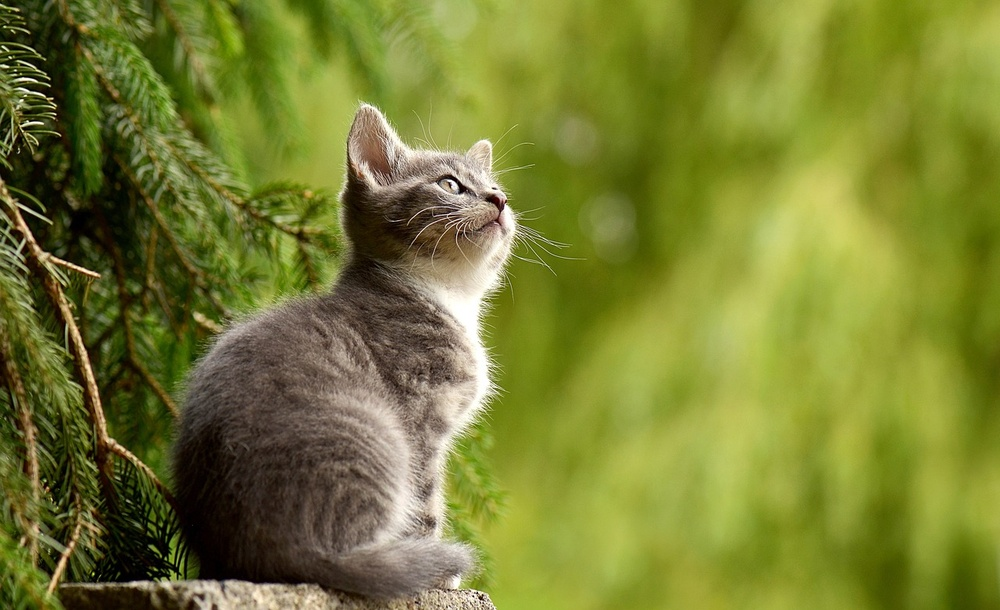
#> input picture p4/cat.jpg, 1000 x 610 px, shrunk from 1280 x 781 before the run, found by its file name
$ python main_p4_histogarmy_binaryzacja.py
#> lines starting #> are read from the running program, lines starting #| are printed output that depends on the picture; after the words box and inside, x2 and y2 are one past the last pixel; in counts of white or black regions, pixels touching at a corner belong together
import numpy as np
import cv2
from matplotlib import pyplot as plt

print(cv2.__version__)

# ========= zajecia 15.03 histogramy ======= p3 ======== PCPO_4.pdf
# Zalecane jest wykorzystanie funkcji OpenCV do wyznaczenia histogramu, gdyż jest ona około 40-krotnie szybsza

### Plotting Histograms Using Matplotlib (for one channel) in OpenCV
img_filepath = r"D:\SEMESTR6\PCPO\p2\cat.jpg"
img_filepath = r"C:\SEM6\PCPO\p4\cat.jpg"
img_grey = cv2.imread(img_filepath, 0)
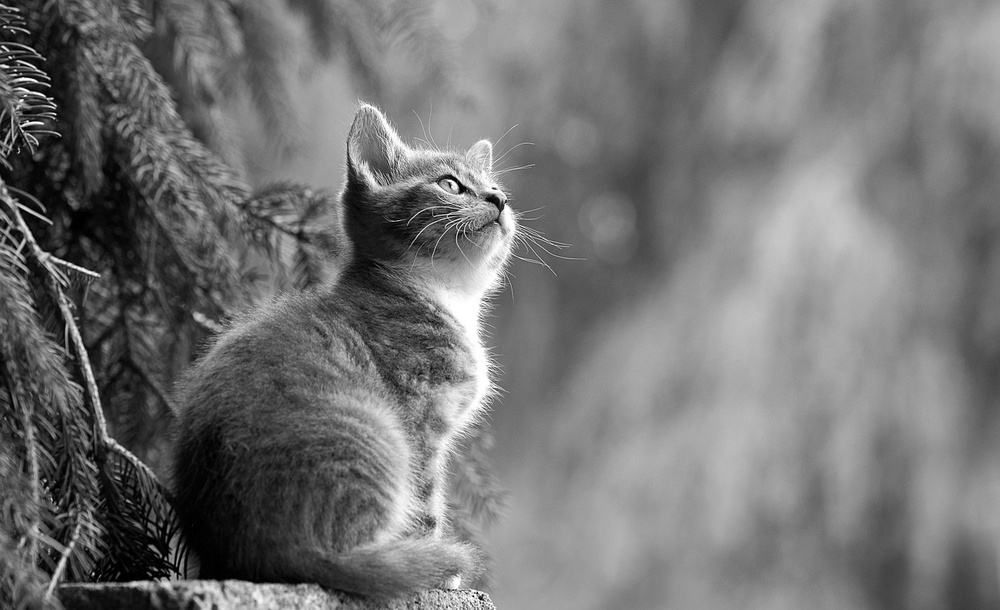
#> img_grey: shape (610, 1000); min 0, max 255, mean 115.2
img_color = cv2.imread(img_filepath, 1)
#> img_color is the input picture: shape (610, 1000, 3); mean B, G, R 49.8, 125.8, 119.2
# cv2.imshow("img_grey", img_grey)
cv2.imshow("img_color", img_color)
cv2.waitKey(0)
histogram = cv2.calcHist(
    [img_grey],  # Obraz wywoływany w twardych nawiasach [] - format: uint8 lub float32
    [0],  # Kanał, dla którego wyznaczany jest histogram, 0-blue, 1-green, 2-red
    None,  # Maska, gdy wyznaczony ma być histogram dla fragmentu
    [256],  # Wielkość histogramu
    [0, 256],  # Zakres wartości
)
#> histogram = 256 values, max 6817 at index 158, min 137 at index 245, mean 2382.8
plt.plot(histogram, color="grey")
plt.xlim([0, 256])
plt.show()
#> figure, not shown here; curve peaks at x = 158, y = 6817

### Plotting Histograms Using Matplotlib (for all channels) in OpenCV
for i, col in enumerate(["b", "g", "r"]):
    histogram = cv2.calcHist([img_color], [i], None, [256], [0, 256])
    plt.plot(histogram, color=col)
    plt.xlim([0, 256])
plt.show()
#> figure, not shown here; curve peaks at x = 0, y = 30234; curve peaks at x = 174, y = 6510; curve peaks at x = 162, y = 6873

### Plotting Histograms Using Matplotlib in NumPy
plt.hist(img_grey.ravel(), 256, [0, 256])
plt.xlim([0, 256])
plt.show()  # histogram is basically the same as one calculated using OpenCV. But bins will have 257 elements, because Numpy calculates bins as 0-0.99, 1-1.99, 2-2.99 etc. So final range would be 255-255.99. To represent that, they also add 256 at end of bins. But we don't need that 256. Upto 255 is sufficient.
#> figure, not shown here; tallest bar 6817 high, from x = 158 to 159

### Histogram Equalization PCPO_4.pdf (5)
equ = cv2.equalizeHist(img_grey)
res = np.hstack((img_grey, equ))  # stacking images side-by-side
# cv2.imshow("img", res) # show image input vs output
cv2.imshow("Oryginalne zdjecie", img_grey)  # or show image in two separate windows
cv2.imshow("Zdjecie po wyrownaniu histogramu", equ)
cv2.startWindowThread()
print(cv2.waitKey(0))
cv2.destroyAllWindows()
for i in range(2):
    cv2.waitKey(1)

### Histogram adaptacyjny CLAHE
claheAlgorytm = cv2.createCLAHE(clipLimit=4.0, tileGridSize=(8, 8))
adaptacyjneWyrownanieHistogramow = claheAlgorytm.apply(img_grey)
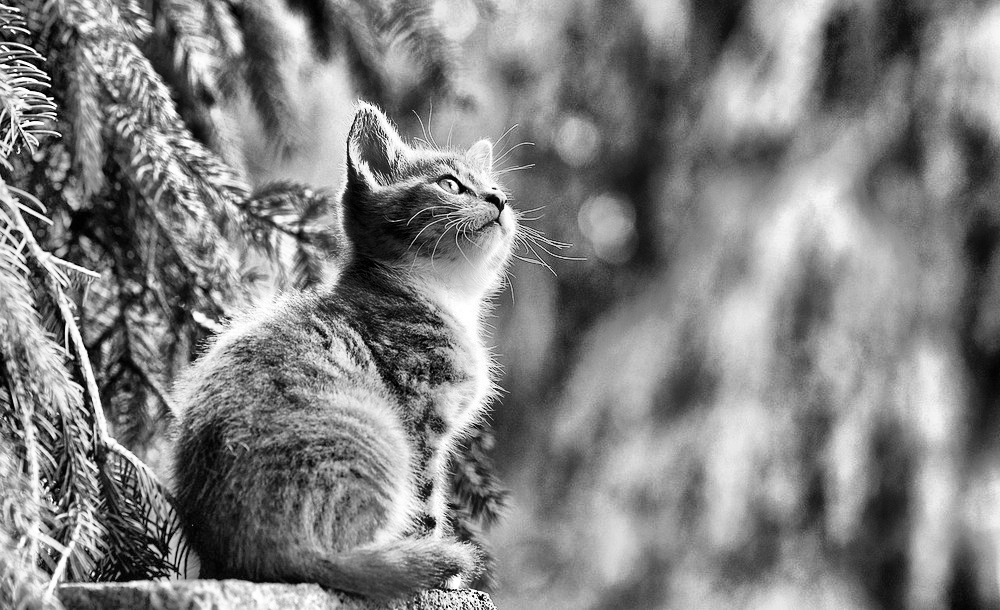
#> adaptacyjneWyrownanieHistogramow: shape (610, 1000); min 0, max 255, mean 129.2
cv2.imshow("Oryginalne zdjecie", img_grey)  # or show image in two separate windows
cv2.imshow(
    "Zdjecie po CLAHE adaptacyjneWyrownanieHistogramow histogramu CLAHE",
    adaptacyjneWyrownanieHistogramow,
)
cv2.imshow("Zdjecie po wyrownaniu histogramu", equ)
cv2.startWindowThread()
print(cv2.waitKey(0))
cv2.destroyAllWindows()
for i in range(2):
    cv2.waitKey(1)

### Histogram ręcznie.... minmax scaling(?), normalization
shape = img_grey.shape
#> shape = (610, 1000)
print(img_grey, shape)
#> (printed output is left out)
fmax = img_grey.max()
#> fmax = 255
fmin = img_grey.min()
#> fmin = 0
new_matrix = ((img_grey - np.ones(shape) * fmin) / (np.ones(shape) * fmax - np.ones(shape) * fmin) * 255).astype(
    "uint8"
)
print(new_matrix)
#> (printed output is left out)
resultimage = np.zeros(shape)
normalizedimage = cv2.normalize(img_grey, resultimage, 0, 255, cv2.NORM_MINMAX)
print(normalizedimage)
#> (printed output is left out)

### image saturation (brighter images)
scalar = np.ones(img_color.shape, dtype="uint8") * 50
new_image = cv2.add(img_color, scalar)
cv2.imshow("original image", img_color)
cv2.imshow("Add 50 to image", new_image)
cv2.startWindowThread()
print(cv2.waitKey(0))
cv2.destroyAllWindows()

### image saturation (darker images)
scalar = np.ones(img_color.shape, dtype="uint8") * 50
new_image = cv2.subtract(img_color, scalar)
cv2.imshow("original image", img_color)
cv2.imshow("Subtract 50 from image", new_image)
cv2.startWindowThread()
print(cv2.waitKey(0))
cv2.destroyAllWindows()

### changing the contrast and brightness of the image using cv2.convertScaleAbs() method
alpha = 0.75  # Contrast control - to lower the contrast, use 0 < alpha < 1. And for higher contrast use alpha > 1.
beta = 10  # Brightness control – for example a good range for brightness value is [-127, 127]
adjusted = cv2.convertScaleAbs(img_color, alpha=alpha, beta=beta)
cv2.imshow("original image", img_color)
cv2.imshow("adjusted", adjusted)
cv2.startWindowThread()
print(cv2.waitKey(0))
cv2.destroyAllWindows()

### changing the contrast and brightness of the image using cv2.addWeighted() method
contrast = 2  # Contrast control ( 0 to 127)
brightness = -20  # Brightness control (0-100)
out = cv2.addWeighted(img_color, contrast, img_color, 0, brightness)  # beta 0 to effectively only operate on one image
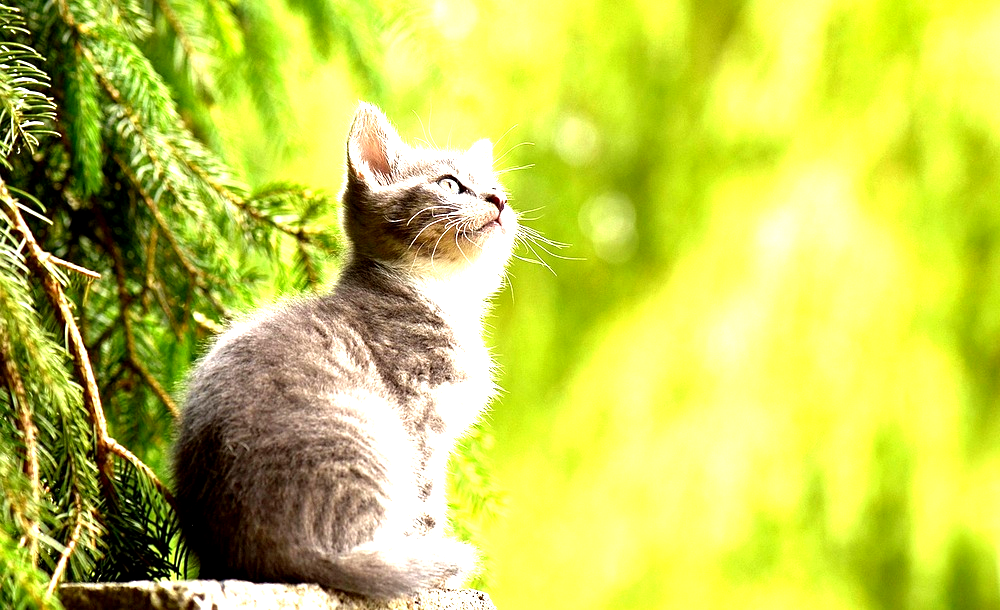
#> out: shape (610, 1000, 3); mean B, G, R 77.7, 202.8, 196.4
cv2.imshow("original image", img_color)
cv2.imshow("out", out)
cv2.startWindowThread()
print(cv2.waitKey(0))
cv2.destroyAllWindows()

### Global threshold and binarization
ret, thresh1 = cv2.threshold(img_grey, 127, 255, cv2.THRESH_BINARY)
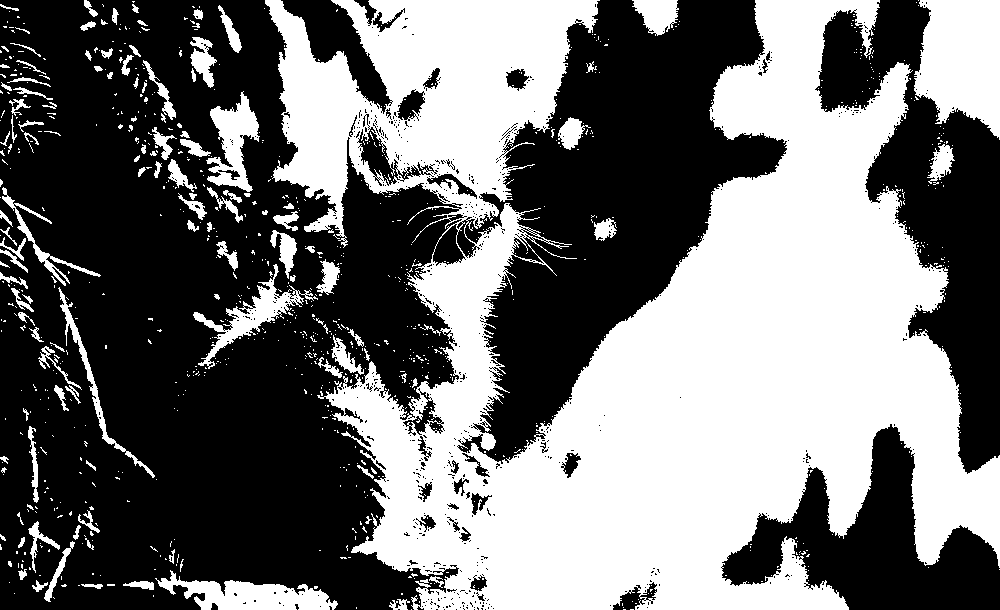
#> thresh1: shape (610, 1000); 44.4% white; 945 white regions (824 under 20 px), largest, box (x1, y1, x2, y2) and area: (265, 0, 1000, 610) 234948, (914, 0, 1000, 140) 9113, (155, 570, 338, 610) 3598
ret, thresh2 = cv2.threshold(img_grey, 127, 255, cv2.THRESH_BINARY_INV)
ret, thresh3 = cv2.threshold(img_grey, 127, 255, cv2.THRESH_TRUNC)
ret, thresh4 = cv2.threshold(img_grey, 127, 255, cv2.THRESH_TOZERO)
ret, thresh5 = cv2.threshold(img_grey, 127, 255, cv2.THRESH_TOZERO_INV)
titles = ["Original Image", "BINARY", "BINARY_INV", "TRUNC", "TOZERO", "TOZERO_INV"]
images = [img_grey, thresh1, thresh2, thresh3, thresh4, thresh5]
for i in range(6):
    plt.subplot(2, 3, i + 1), plt.imshow(images[i], "gray", vmin=0, vmax=255)
    plt.title(titles[i])
    plt.xticks([]), plt.yticks([])
plt.show()

### Adaptive threshold and binarization
img = cv2.medianBlur(img_grey, 5)
at = cv2.adaptiveThreshold(img_grey, 255, cv2.ADAPTIVE_THRESH_MEAN_C, cv2.THRESH_BINARY, 11, 2)
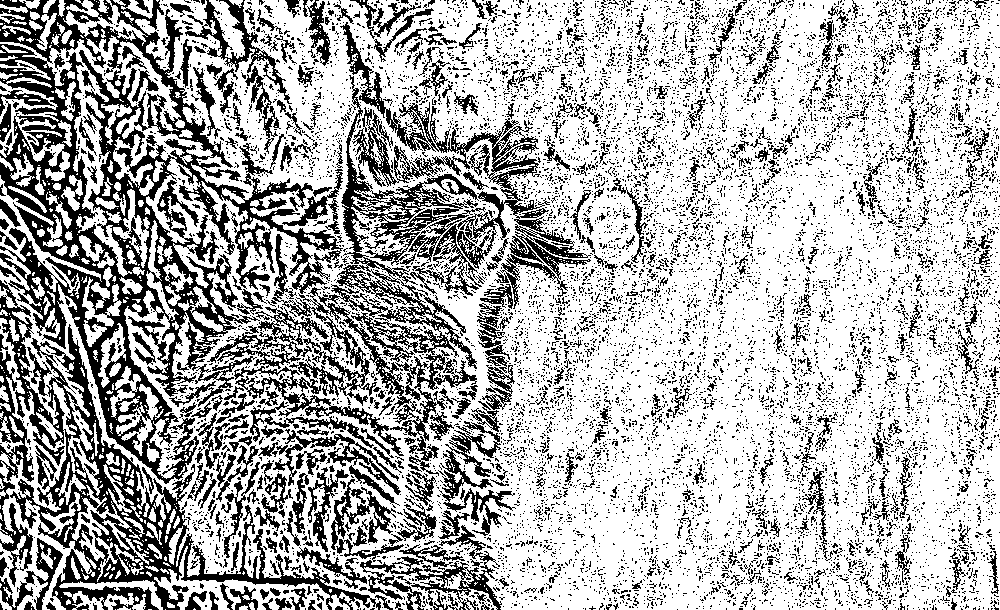
#> at: shape (610, 1000); 69.6% white; 11879 black regions (11302 under 20 px), largest, box (x1, y1, x2, y2) and area: (0, 0, 343, 484) 43667, (234, 22, 591, 456) 25967, (0, 280, 381, 610) 18656
cv2.imshow("Adaptive Mean Thresholding", at)
print(cv2.waitKey(0))
cv2.destroyAllWindows()

### Adaptive mean thresholding
imgArray = np.asarray(img_grey)
ret1, imgThresholded1 = cv2.threshold(imgArray, 64, 255, cv2.THRESH_BINARY)
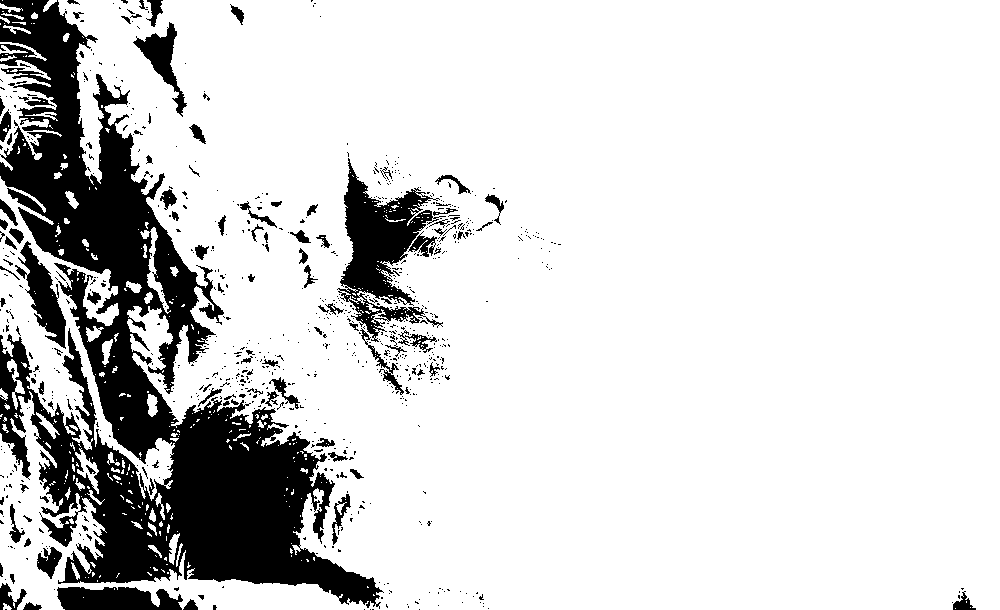
#> imgThresholded1: shape (610, 1000); 83.5% white; 802 black regions (694 under 20 px), largest, box (x1, y1, x2, y2) and area: (0, 0, 384, 609) 76392, (337, 158, 446, 342) 7545, (57, 587, 183, 610) 2359
ret2, imgThresholded2 = cv2.threshold(imgArray, 127, 255, cv2.THRESH_BINARY)
ret3, imgThresholded3 = cv2.threshold(imgArray, 191, 255, cv2.THRESH_BINARY)
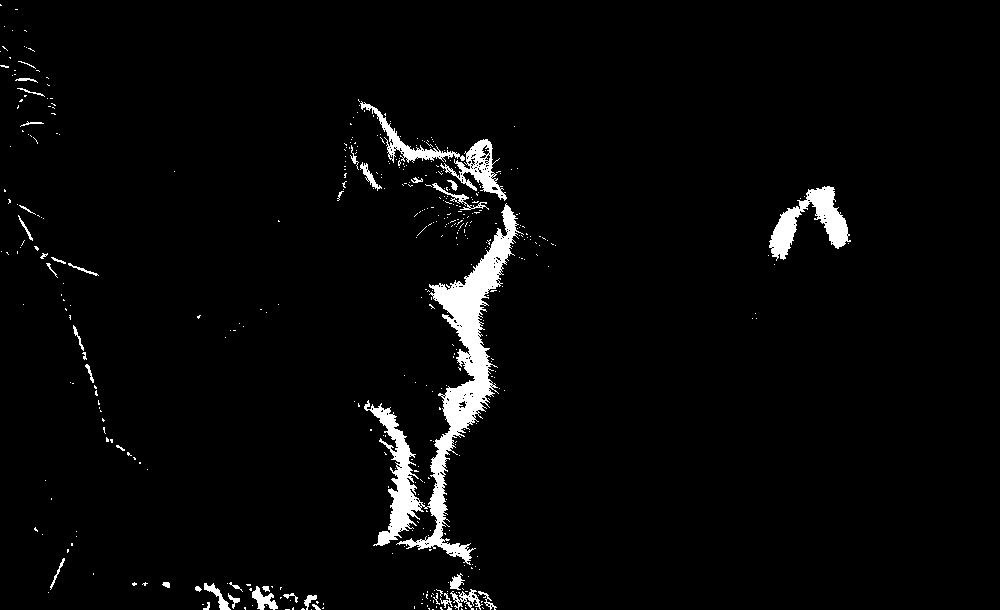
#> imgThresholded3: shape (610, 1000); 3.2% white; 439 white regions (398 under 20 px), largest, box (x1, y1, x2, y2) and area: (364, 203, 524, 565) 11000, (769, 186, 851, 261) 2354, (440, 139, 507, 201) 1266
plt.figure(1, figsize=(15, 10))
plt.subplot(131)
plt.title("Próg 64")
plt.axis("off")
plt.imshow(imgThresholded1, cmap="gray")
plt.subplot(132)
plt.title("Próg 127")
plt.axis("off")
plt.imshow(imgThresholded2, cmap="gray")
plt.subplot(133)
plt.title("Próg 191")
plt.axis("off")
plt.imshow(imgThresholded3, cmap="gray")
plt.show()
print(cv2.waitKey(0))
cv2.destroyAllWindows()
